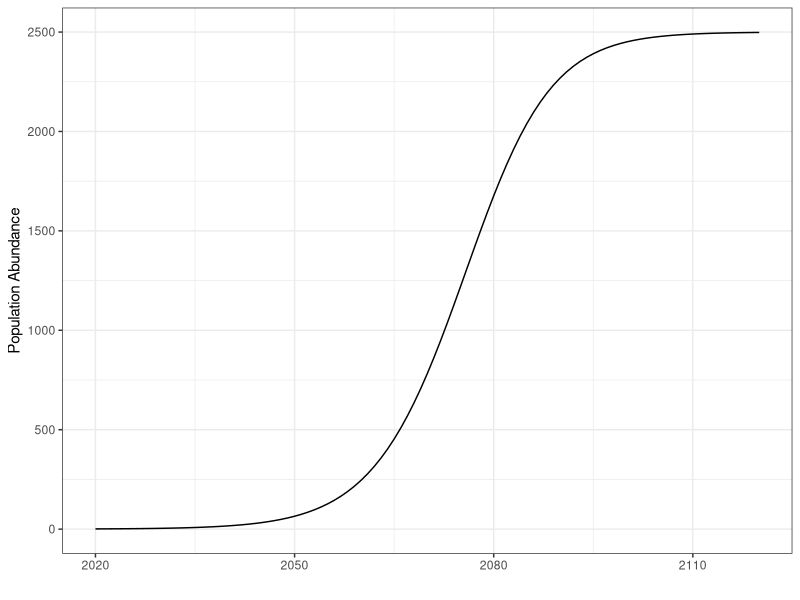
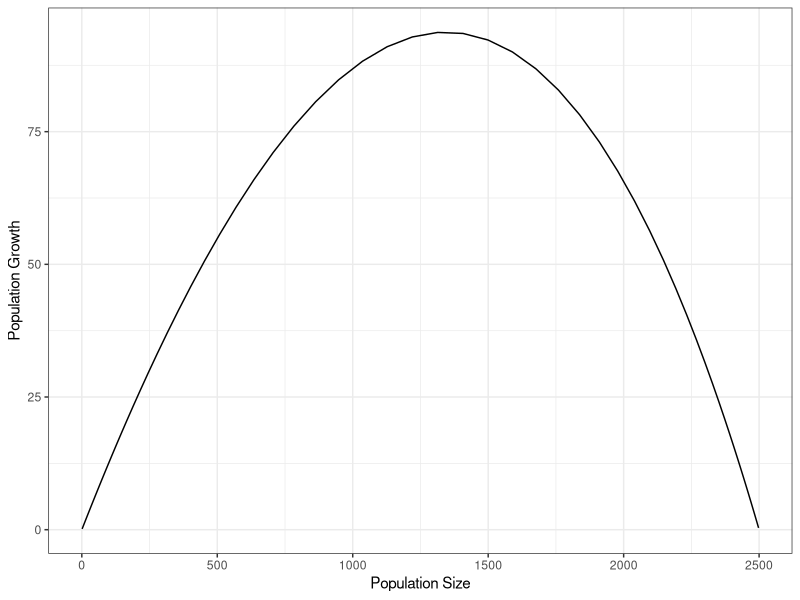
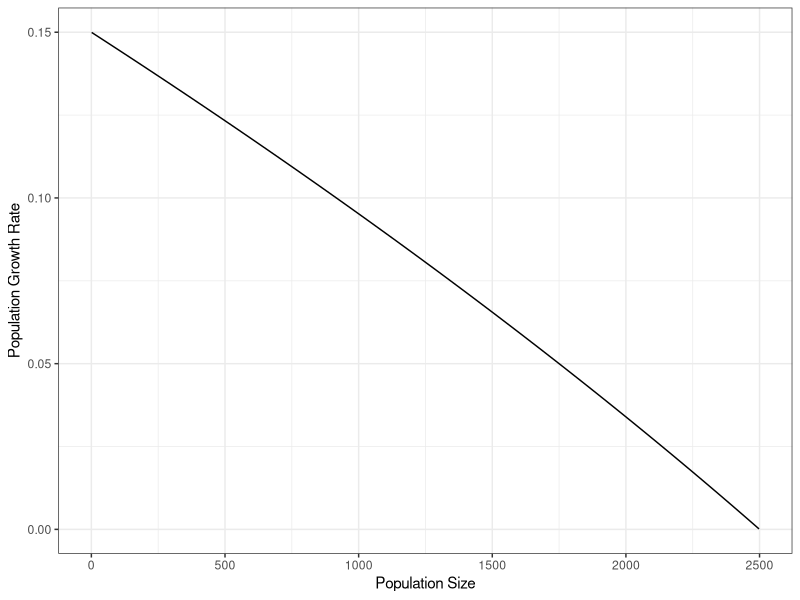
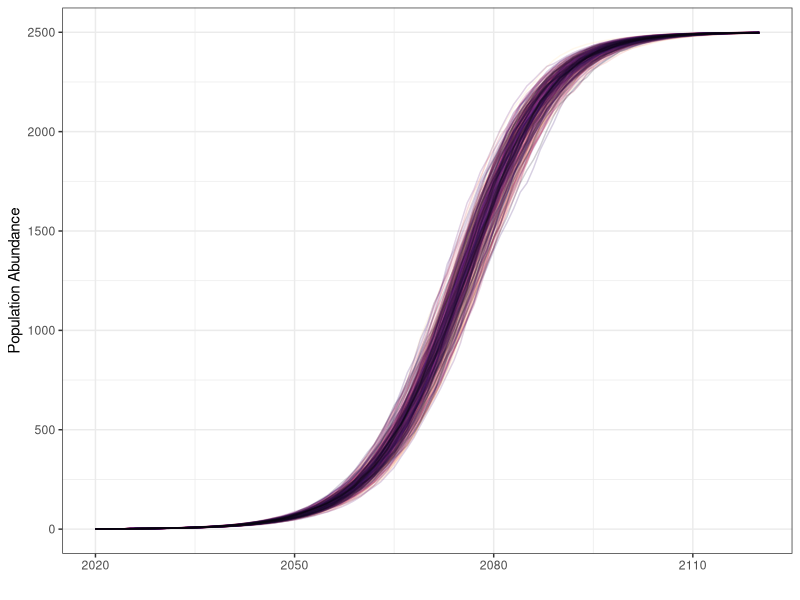
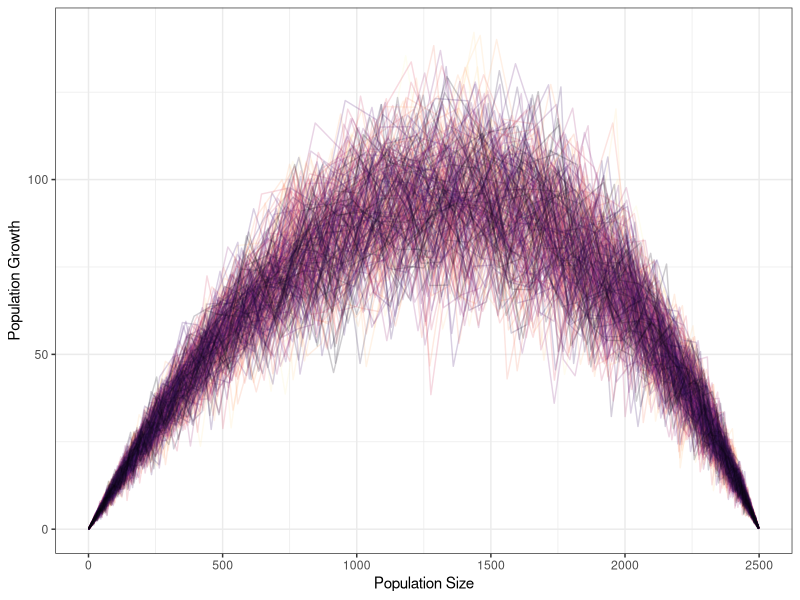
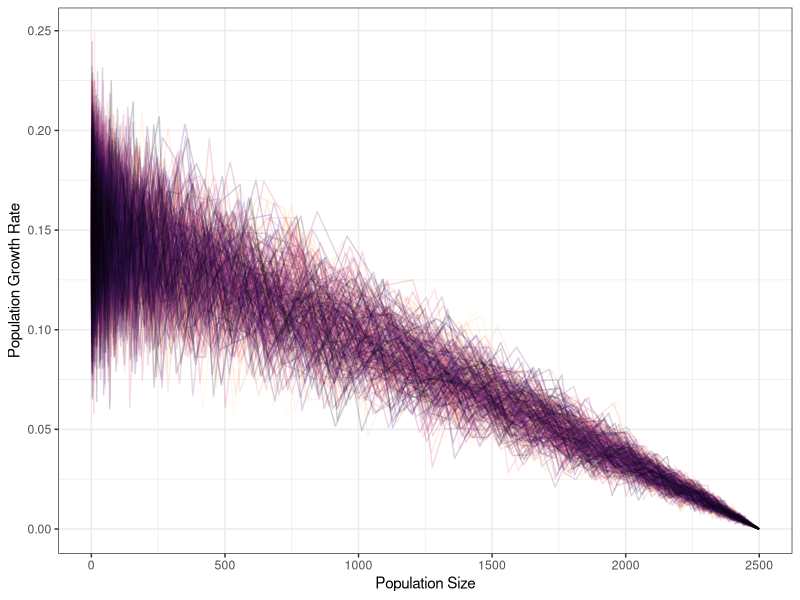
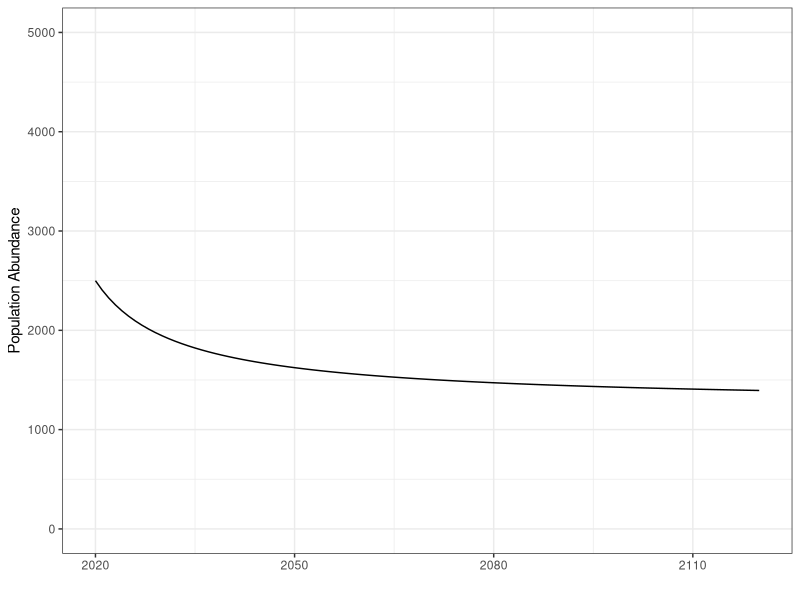
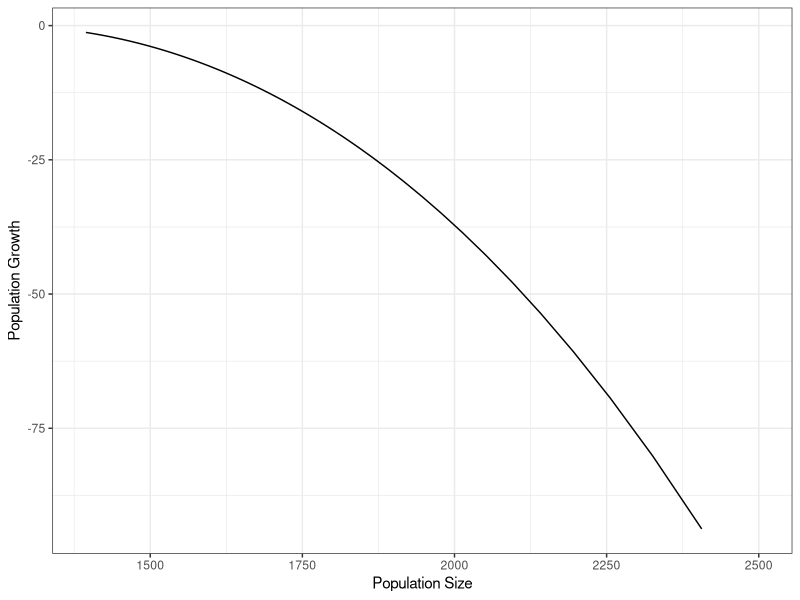

The R script that drew these images, in order:
## ---- chunk 1

# You can chose your model, this tutorial focuses on the logistic model, but feel free to see what the exponential model deos.
#model <- 'exponential'
model <- 'logistic'
# Pick your rate of growth, try different values, no need to go much above 3
r <- 0.15
# Pick your Carrying Capacity (in numbers of individuals)
K <- 2500
# How much variability is there in your model. Don't increase this past 15% of r (i.e if r is 0.15 don't have sd > 0.0225)
sd <- 0.025
# How many simulations are you running, think of each simulation as a different population
n.realizations <- 300
# Harvest at the theoretical MPG ((r*K)/4)
harvest <- (r*K)/4
# Un-comment the below line to pick your own harvest rate and see what happens to your population(s)
#harvest <- 99 

## ---- chunk 2
options(scipen = 999) # Just forces numbers to not be in scientific notiation
# First up we will check your r packages and install anything you need for this for you.
req.packages <- c("tidyverse","cowplot","knitr","dplyr",'ggthemes',"ggplot2",'devtools')
# If you don't have the packages install them + give a heads up that you are
new.packages <- req.packages[!(req.packages %in% installed.packages()[,"Package"])]
if(length(new.packages)>0) 
{
  cat(paste0("Heads up, I have to install these packages for this to work:", new.packages ))
  #wanna.install <- readline(prompt = "If you want to install these package(s) enter 'y': ")
  #if(tolower(wanna.install) == 'y') 
  install.packages(new.packages,repos = "http://cran.us.r-project.org") #else { stop("You didn't want to install the packages so this script does not work.")}
}



# The libraries that we will use directly in this code
library(knitr)
library(ggplot2)
library(cowplot)
library(tidyverse)
library(dplyr)
library(ggthemes)

theme_set(theme_few(base_size = 22))
knitr::opts_chunk$set(tidy.opts = list(width.cutoff = 60), tidy = TRUE)

theme_set(theme_bw())
## ---- chunk 3

# Let's get all the parameters formatted nicely for a table so we can see them
input.paras <- data.frame(Parameter = c("Intrinsic rate of growth (*r*)", 
                                       "Carrying Capacity (*K*)",
                                       "Standard deviation of *r*",
                                       "Harvest (in numbers)",
                                       "Number of simulations",
                                       "Model"),
                         Value     = c( r,
                                        K,
                                        sd,
                                        harvest,
                                        n.realizations,
                                        model))

knitr::kable(input.paras,booktabs=T, caption = "A Table of your parameter settings")
## ---- chunk 4

# OK let's set up some simply models and figures

years <- 2020:2120
n.years <- length(years)
Nt <- 1 # This is the initial value of numbers.
delta.N <- NA
realized.r <- NA


for(i in 2:n.years)
{
  
  if(model == "exponential")  Nt[i] <- Nt[i-1] + (r)*Nt[i-1]
  if(model == "logistic") Nt[i] <- Nt[i-1] + (r)*Nt[i-1]*(1 - (Nt[i-1])/K) 
  if(Nt[i] < 1) Nt[i] <- 0

  delta.N[i] <- Nt[i] - Nt[i-1]
  realized.r[i] <- Nt[i] /Nt[i-1] -1

} # end for(i in 2:n.years)

# Put the results together.
res<- data.frame(years = years,N = Nt,delta.N = delta.N,real.r = realized.r)


n.ts.plt <- ggplot(res) + geom_line(aes(x=years,y= N))+ 
                          xlab("") + ylab("Population Abundance") + 
                          scale_x_continuous(breaks = c(2020,2050,2080,2110))

#save_plot(filename = "D:/Github/Fisheries_module/Lecture_4/Figures/logistic_chaos.png",plot = n.ts.plt,base_width = 8,base_height = 6)

pg.plt <- ggplot(res) + geom_line(aes(x=Nt,y= delta.N)) + 
                        xlab("Population Size") + ylab("Population Growth") 

#save_plot(filename = "D:/Github/Fisheries_module/Lecture_4/Figures/logistic_pop_growth_example.png",plot = pg.plt,base_width = 8,base_height = 6)

pop.growth.plt <- ggplot(res) + geom_line(aes(x=Nt,y= realized.r)) + 
                                xlab("Population Size") + ylab("Population Growth Rate")

#save_plot(filename = "D:/Github/Fisheries_module/Lecture_4/Figures/logistic_pop_growth_rate_example.png",plot = pop.growth.plt,base_width = 8,base_height = 6)
## ---- chunk 5
n.ts.plt
## ---- chunk 6
pg.plt
## ---- chunk 7
pop.growth.plt
## ---- chunk 8

# OK let's set up some simply models and figures

years <- 2020:2120
n.years <- length(years)
Nt <- 1 # This is the initial value of numbers.

delta.N <- NA
realized.r <- NA
#model <- "exponential"
res.tmp <- NULL

for(j in 1:n.realizations)
{
for(i in 2:n.years)
{
  # Probably should use a log-normal, but the occasional high values that creates is annoying
  rr <- rnorm(1,r,sd)
  if(rr < 0) rr <- 0.1*r
  if(model == "exponential")  Nt[i] <- Nt[i-1] + (rr)*Nt[i-1] 
  if(model == "logistic") Nt[i] <- Nt[i-1] + (rr)*Nt[i-1]*(1 - (Nt[i-1])/K) 
  if(Nt[i] < 1) Nt[i] <- 0

  delta.N[i] <- Nt[i] - Nt[i-1]
  realized.r[i] <- Nt[i] /Nt[i-1] -1

} # end for(i in 2:n.years)
  res.tmp[[j]] <- data.frame(years = years,N = Nt,delta.N = delta.N,real.r = realized.r,sim.num = j,harvest = harvest)
} # end for(j in 1:n.realizations)

res <- do.call('rbind',res.tmp)

res.avg <- res %>% dplyr::group_by(years) %>% dplyr::summarise(N = median(N),
                                                               delta.N = median(delta.N),
                                                               real.r = median(real.r))

n.ts.plt <- ggplot(res) + geom_line(aes(x=years,y= N,group = sim.num,color=sim.num),alpha=0.2)+
        xlab("") + ylab("Population Abundance") + scale_color_viridis_c(direction = -1,option = 1,alpha=0.2) +
        scale_x_continuous(breaks = c(2020,2050,2080,2110)) + theme(legend.position = "none") 


pg.plt <- ggplot(res) + geom_line(aes(x=N,y= delta.N,group = sim.num,color=sim.num),alpha=0.2) +
                            scale_color_viridis_c(direction = -1,option = 1,alpha=0.2) +
                            xlab("Population Size") + ylab("Population Growth")  + theme(legend.position = "none") 


pop.growth.plt <- ggplot(res) + geom_line(aes(x=N,y= real.r,group = sim.num,color=sim.num),alpha=0.2) +
                                scale_color_viridis_c(direction = -1,option = 1,alpha=0.2) +
                                xlab("Population Size") + ylab("Population Growth Rate") + theme(legend.position = "none") 

## ---- chunk 9
n.ts.plt
## ---- chunk 10
pg.plt
## ---- chunk 11
pop.growth.plt
## ---- chunk 12

# OK let's set up some simply models and figures

years <- 2020:2120
n.years <- length(years)
Nt <- K # This is the initial value of numbers.

delta.N <- NA
realized.r <- NA
#model <- "exponential"

for(i in 2:n.years)
{
  if(model == "exponential")  Nt[i] <- Nt[i-1] + (r)*Nt[i-1] - harvest
  if(model == "logistic") Nt[i] <- Nt[i-1] + (r)*Nt[i-1]*(1 - (Nt[i-1])/K) - harvest
  if(Nt[i] < harvest) Nt[i] <- 0

  delta.N[i] <- Nt[i] - Nt[i-1]
  realized.r[i] <- Nt[i] /Nt[i-1] -1

} # end for(i in 2:n.years)
  res <- data.frame(years = years,N = Nt,delta.N = delta.N,real.r = realized.r,sim.num = j,harvest = harvest)


n.ts.plt <- ggplot(res) + geom_line(aes(x=years,y= N))+
        xlab("") + ylab("Population Abundance") +
        ylim(c(0,5000)) + scale_x_continuous(breaks = c(2020,2050,2080,2110))

pg.plt <- ggplot(res) + geom_line(aes(x=Nt,y= delta.N)) +
                        xlab("Population Size") + ylab("Population Growth") 

pop.growth.plt <- ggplot(res) + geom_line(aes(x=Nt,y= realized.r)) +
                                xlab("Population Size") + ylab("Population Growth Rate")


## ---- chunk 13
n.ts.plt
## ---- chunk 14
pg.plt
## ---- chunk 15
pop.growth.plt
## ---- chunk 16

# OK let's set up some simply models and figures

years <- 2020:2120
n.years <- length(years)
Nt <- K/2 # This is the initial value of numbers.

delta.N <- NA
realized.r <- NA
#model <- "exponential"
res.tmp <- NULL

for(j in 1:n.realizations)
{
for(i in 2:n.years)
{
  # Probably should use a log-normal, but the occasional high values that creates is annoying
  rr <- rnorm(1,r,sd) 
  if(rr < 0) rr <- 0.1*r
  if(model == "exponential")  Nt[i] <- Nt[i-1] + (rr)*Nt[i-1] -harvest
  if(model == "logistic") Nt[i] <- Nt[i-1] + (rr)*Nt[i-1]*(1 - (Nt[i-1])/K) -harvest
  if(Nt[i] < harvest) Nt[i] <- 0

  delta.N[i] <- Nt[i] - Nt[i-1]
  realized.r[i] <- Nt[i] /Nt[i-1] -1

} # end for(i in 2:n.years)
  res.tmp[[j]] <- data.frame(years = years,N = Nt,delta.N = delta.N,real.r = realized.r,sim.num = j,harvest = harvest)
} # end for(j in 1:n.realizations)

res <- do.call('rbind',res.tmp)

res.avg <- res %>% dplyr::group_by(years) %>% dplyr::summarise(N = median(N),
                                                               delta.N = median(delta.N),
                                                               real.r = median(real.r))

n.ts.plt <- ggplot(res) + geom_line(aes(x=years,y= N,group = sim.num,color=sim.num),alpha=0.2)+
        xlab("") + ylab("Population Abundance") + scale_color_viridis_c(direction = -1,option = 1,alpha=0.2) +
        scale_x_continuous(breaks = c(2020,2050,2080,2110)) + theme(legend.position = "none") 

pg.plt <- ggplot(res) + geom_line(aes(x=N,y= delta.N,group = sim.num,color=sim.num),alpha=0.2) +
                            scale_color_viridis_c(direction = -1,option = 1,alpha=0.2) +
                            xlab("Population Size") + ylab("Population Growth")  + theme(legend.position = "none") 


pop.growth.plt <- ggplot(res) + geom_line(aes(x=N,y= real.r,group = sim.num,color=sim.num),alpha=0.2) +
                                scale_color_viridis_c(direction = -1,option = 1,alpha=0.2) +
                                xlab("Population Size") + ylab("Population Growth Rate") + theme(legend.position = "none") 



## ---- chunk 17
n.ts.plt
## ---- chunk 18
pg.plt
## ---- chunk 19
pop.growth.plt
